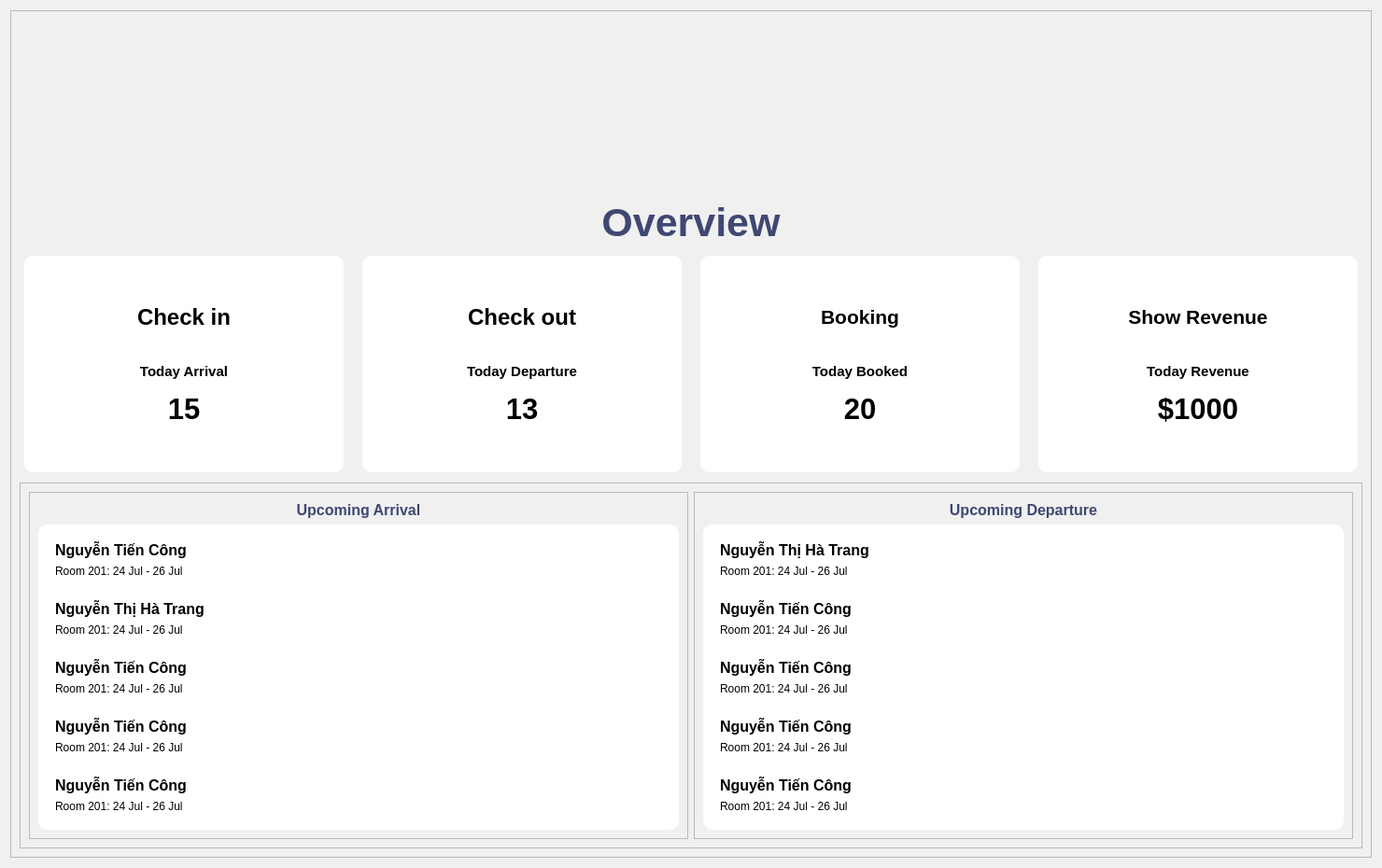
<?xml version="1.0" encoding="UTF-8"?>
<ui version="4.0">
 <class>Dashboard</class>
 <widget class="QWidget" name="Dashboard">
  <property name="geometry">
   <rect>
    <x>0</x>
    <y>0</y>
    <width>1480</width>
    <height>930</height>
   </rect>
  </property>
  <property name="minimumSize">
   <size>
    <width>1480</width>
    <height>930</height>
   </size>
  </property>
  <property name="maximumSize">
   <size>
    <width>1480</width>
    <height>930</height>
   </size>
  </property>
  <property name="windowTitle">
   <string>Form</string>
  </property>
  <property name="autoFillBackground">
   <bool>false</bool>
  </property>
  <property name="styleSheet">
   <string notr="true">background-color: #f0f0f0;</string>
  </property>
  <layout class="QGridLayout" name="gridLayout">
   <item row="0" column="0">
    <widget class="QFrame" name="dashboardFrame">
     <property name="frameShape">
      <enum>QFrame::StyledPanel</enum>
     </property>
     <property name="frameShadow">
      <enum>QFrame::Raised</enum>
     </property>
     <layout class="QGridLayout" name="gridLayout_7">
      <item row="1" column="0">
       <widget class="QFrame" name="statsFrame">
        <property name="frameShape">
         <enum>QFrame::NoFrame</enum>
        </property>
        <layout class="QHBoxLayout" name="horizontalLayout">
         <property name="spacing">
          <number>20</number>
         </property>
         <property name="sizeConstraint">
          <enum>QLayout::SetNoConstraint</enum>
         </property>
         <property name="leftMargin">
          <number>5</number>
         </property>
         <property name="topMargin">
          <number>5</number>
         </property>
         <property name="rightMargin">
          <number>5</number>
         </property>
         <property name="bottomMargin">
          <number>5</number>
         </property>
         <item>
          <widget class="QFrame" name="checkinFrame">
           <property name="styleSheet">
            <string notr="true">border-width: 1;
border-style: none;
border-radius: 10;
background-color: white;
</string>
           </property>
           <property name="frameShape">
            <enum>QFrame::Panel</enum>
           </property>
           <property name="frameShadow">
            <enum>QFrame::Sunken</enum>
           </property>
           <property name="lineWidth">
            <number>1</number>
           </property>
           <property name="midLineWidth">
            <number>0</number>
           </property>
           <layout class="QGridLayout" name="gridLayout_8">
            <property name="topMargin">
             <number>50</number>
            </property>
            <property name="bottomMargin">
             <number>50</number>
            </property>
            <item row="2" column="0">
             <widget class="QPushButton" name="checkinBtn">
              <property name="styleSheet">
               <string notr="true">QPushButton:hover{
	background-color: #eeeeee
}</string>
              </property>
              <property name="text">
               <string/>
              </property>
              <property name="icon">
               <iconset>
                <normaloff>images/checkin.png</normaloff>images/checkin.png</iconset>
              </property>
              <property name="iconSize">
               <size>
                <width>100</width>
                <height>100</height>
               </size>
              </property>
              <property name="flat">
               <bool>false</bool>
              </property>
             </widget>
            </item>
            <item row="4" column="0">
             <widget class="QLabel" name="totalDepartureLabel_3">
              <property name="font">
               <font>
                <pointsize>23</pointsize>
                <weight>75</weight>
                <bold>true</bold>
               </font>
              </property>
              <property name="styleSheet">
               <string notr="true">border-style: none;</string>
              </property>
              <property name="text">
               <string>15</string>
              </property>
              <property name="alignment">
               <set>Qt::AlignCenter</set>
              </property>
             </widget>
            </item>
            <item row="0" column="0">
             <widget class="QLabel" name="label_35">
              <property name="font">
               <font>
                <pointsize>11</pointsize>
                <weight>75</weight>
                <bold>true</bold>
               </font>
              </property>
              <property name="styleSheet">
               <string notr="true">border-style: none;</string>
              </property>
              <property name="text">
               <string>&lt;html&gt;&lt;head/&gt;&lt;body&gt;&lt;p&gt;&lt;span style=&quot; font-size:18pt;&quot;&gt;Check in&lt;/span&gt;&lt;/p&gt;&lt;/body&gt;&lt;/html&gt;</string>
              </property>
              <property name="alignment">
               <set>Qt::AlignCenter</set>
              </property>
              <property name="wordWrap">
               <bool>false</bool>
              </property>
             </widget>
            </item>
            <item row="3" column="0">
             <widget class="QLabel" name="label_26">
              <property name="font">
               <font>
                <pointsize>11</pointsize>
                <weight>75</weight>
                <bold>true</bold>
               </font>
              </property>
              <property name="styleSheet">
               <string notr="true">border-style: none;</string>
              </property>
              <property name="text">
               <string>Today Arrival</string>
              </property>
              <property name="alignment">
               <set>Qt::AlignCenter</set>
              </property>
              <property name="wordWrap">
               <bool>false</bool>
              </property>
             </widget>
            </item>
           </layout>
          </widget>
         </item>
         <item>
          <widget class="QFrame" name="checkoutFrame">
           <property name="styleSheet">
            <string notr="true">border-width: 1;
border-style: none;
border-radius: 10;
background-color: white;
</string>
           </property>
           <property name="frameShape">
            <enum>QFrame::Panel</enum>
           </property>
           <property name="frameShadow">
            <enum>QFrame::Sunken</enum>
           </property>
           <property name="lineWidth">
            <number>1</number>
           </property>
           <property name="midLineWidth">
            <number>0</number>
           </property>
           <layout class="QGridLayout" name="gridLayout_5">
            <property name="topMargin">
             <number>50</number>
            </property>
            <property name="bottomMargin">
             <number>50</number>
            </property>
            <item row="3" column="0">
             <widget class="QLabel" name="totalDepartureLabel">
              <property name="font">
               <font>
                <pointsize>23</pointsize>
                <weight>75</weight>
                <bold>true</bold>
               </font>
              </property>
              <property name="styleSheet">
               <string notr="true">border-style: none;</string>
              </property>
              <property name="text">
               <string>13</string>
              </property>
              <property name="alignment">
               <set>Qt::AlignCenter</set>
              </property>
             </widget>
            </item>
            <item row="0" column="0">
             <widget class="QLabel" name="label_36">
              <property name="font">
               <font>
                <pointsize>11</pointsize>
                <weight>75</weight>
                <bold>true</bold>
               </font>
              </property>
              <property name="styleSheet">
               <string notr="true">border-style: none;</string>
              </property>
              <property name="text">
               <string>&lt;html&gt;&lt;head/&gt;&lt;body&gt;&lt;p&gt;&lt;span style=&quot; font-size:18pt;&quot;&gt;Check out&lt;/span&gt;&lt;/p&gt;&lt;/body&gt;&lt;/html&gt;</string>
              </property>
              <property name="alignment">
               <set>Qt::AlignCenter</set>
              </property>
              <property name="wordWrap">
               <bool>false</bool>
              </property>
             </widget>
            </item>
            <item row="2" column="0">
             <widget class="QLabel" name="label_14">
              <property name="font">
               <font>
                <pointsize>11</pointsize>
                <weight>75</weight>
                <bold>true</bold>
               </font>
              </property>
              <property name="styleSheet">
               <string notr="true">border-style: none;</string>
              </property>
              <property name="text">
               <string>Today Departure</string>
              </property>
              <property name="alignment">
               <set>Qt::AlignCenter</set>
              </property>
              <property name="wordWrap">
               <bool>false</bool>
              </property>
             </widget>
            </item>
            <item row="1" column="0">
             <widget class="QPushButton" name="checkoutBtn">
              <property name="text">
               <string/>
              </property>
              <property name="icon">
               <iconset>
                <normaloff>images/checkout.png</normaloff>images/checkout.png</iconset>
              </property>
              <property name="iconSize">
               <size>
                <width>100</width>
                <height>100</height>
               </size>
              </property>
              <property name="flat">
               <bool>false</bool>
              </property>
             </widget>
            </item>
           </layout>
          </widget>
         </item>
         <item>
          <widget class="QFrame" name="bookingFrame">
           <property name="styleSheet">
            <string notr="true">border-width: 1;
border-style: none;
border-radius: 10;
background-color: white;
</string>
           </property>
           <property name="frameShape">
            <enum>QFrame::Panel</enum>
           </property>
           <property name="frameShadow">
            <enum>QFrame::Sunken</enum>
           </property>
           <property name="lineWidth">
            <number>1</number>
           </property>
           <property name="midLineWidth">
            <number>0</number>
           </property>
           <layout class="QGridLayout" name="gridLayout_9">
            <property name="topMargin">
             <number>50</number>
            </property>
            <property name="bottomMargin">
             <number>50</number>
            </property>
            <item row="3" column="0">
             <widget class="QLabel" name="totalDepartureLabel_4">
              <property name="font">
               <font>
                <pointsize>23</pointsize>
                <weight>75</weight>
                <bold>true</bold>
               </font>
              </property>
              <property name="styleSheet">
               <string notr="true">border-style: none;</string>
              </property>
              <property name="text">
               <string>20</string>
              </property>
              <property name="alignment">
               <set>Qt::AlignCenter</set>
              </property>
             </widget>
            </item>
            <item row="1" column="0">
             <widget class="QPushButton" name="bookBtn">
              <property name="text">
               <string/>
              </property>
              <property name="icon">
               <iconset>
                <normaloff>images/booked.png</normaloff>images/booked.png</iconset>
              </property>
              <property name="iconSize">
               <size>
                <width>100</width>
                <height>100</height>
               </size>
              </property>
              <property name="flat">
               <bool>false</bool>
              </property>
             </widget>
            </item>
            <item row="2" column="0">
             <widget class="QLabel" name="label_29">
              <property name="font">
               <font>
                <pointsize>11</pointsize>
                <weight>75</weight>
                <bold>true</bold>
               </font>
              </property>
              <property name="styleSheet">
               <string notr="true">border-style: none;</string>
              </property>
              <property name="text">
               <string>Today Booked</string>
              </property>
              <property name="alignment">
               <set>Qt::AlignCenter</set>
              </property>
              <property name="wordWrap">
               <bool>false</bool>
              </property>
             </widget>
            </item>
            <item row="0" column="0">
             <widget class="QLabel" name="label_37">
              <property name="font">
               <font>
                <pointsize>11</pointsize>
                <weight>75</weight>
                <bold>true</bold>
               </font>
              </property>
              <property name="styleSheet">
               <string notr="true">border-style: none;</string>
              </property>
              <property name="text">
               <string>&lt;html&gt;&lt;head/&gt;&lt;body&gt;&lt;p&gt;&lt;span style=&quot; font-size:16pt;&quot;&gt;Booking&lt;/span&gt;&lt;/p&gt;&lt;/body&gt;&lt;/html&gt;</string>
              </property>
              <property name="alignment">
               <set>Qt::AlignCenter</set>
              </property>
              <property name="wordWrap">
               <bool>false</bool>
              </property>
             </widget>
            </item>
           </layout>
          </widget>
         </item>
         <item>
          <widget class="QFrame" name="revenueFrame">
           <property name="styleSheet">
            <string notr="true">border-width: 1;
border-style: none;
border-radius: 10;
background-color: white;</string>
           </property>
           <property name="frameShape">
            <enum>QFrame::Panel</enum>
           </property>
           <property name="frameShadow">
            <enum>QFrame::Sunken</enum>
           </property>
           <property name="lineWidth">
            <number>1</number>
           </property>
           <property name="midLineWidth">
            <number>0</number>
           </property>
           <layout class="QGridLayout" name="gridLayout_10">
            <property name="topMargin">
             <number>50</number>
            </property>
            <property name="bottomMargin">
             <number>50</number>
            </property>
            <item row="3" column="0">
             <widget class="QLabel" name="totalDepartureLabel_5">
              <property name="font">
               <font>
                <pointsize>23</pointsize>
                <weight>75</weight>
                <bold>true</bold>
               </font>
              </property>
              <property name="styleSheet">
               <string notr="true">border-style: none;</string>
              </property>
              <property name="text">
               <string>$1000</string>
              </property>
              <property name="alignment">
               <set>Qt::AlignCenter</set>
              </property>
             </widget>
            </item>
            <item row="1" column="0">
             <widget class="QPushButton" name="revenueBtn">
              <property name="text">
               <string/>
              </property>
              <property name="icon">
               <iconset>
                <normaloff>images/revenue.png</normaloff>images/revenue.png</iconset>
              </property>
              <property name="iconSize">
               <size>
                <width>100</width>
                <height>100</height>
               </size>
              </property>
              <property name="flat">
               <bool>false</bool>
              </property>
             </widget>
            </item>
            <item row="2" column="0">
             <widget class="QLabel" name="label_32">
              <property name="font">
               <font>
                <pointsize>11</pointsize>
                <weight>75</weight>
                <bold>true</bold>
               </font>
              </property>
              <property name="styleSheet">
               <string notr="true">border-style: none;</string>
              </property>
              <property name="text">
               <string>Today Revenue</string>
              </property>
              <property name="alignment">
               <set>Qt::AlignCenter</set>
              </property>
              <property name="wordWrap">
               <bool>false</bool>
              </property>
             </widget>
            </item>
            <item row="0" column="0">
             <widget class="QLabel" name="label_38">
              <property name="font">
               <font>
                <pointsize>11</pointsize>
                <weight>75</weight>
                <bold>true</bold>
               </font>
              </property>
              <property name="styleSheet">
               <string notr="true">border-style: none;</string>
              </property>
              <property name="text">
               <string>&lt;html&gt;&lt;head/&gt;&lt;body&gt;&lt;p&gt;&lt;span style=&quot; font-size:16pt;&quot;&gt;Show Revenue&lt;/span&gt;&lt;/p&gt;&lt;/body&gt;&lt;/html&gt;</string>
              </property>
              <property name="alignment">
               <set>Qt::AlignCenter</set>
              </property>
              <property name="wordWrap">
               <bool>false</bool>
              </property>
             </widget>
            </item>
           </layout>
          </widget>
         </item>
        </layout>
       </widget>
      </item>
      <item row="2" column="0">
       <widget class="QFrame" name="upcomingFrame">
        <property name="frameShape">
         <enum>QFrame::StyledPanel</enum>
        </property>
        <property name="frameShadow">
         <enum>QFrame::Raised</enum>
        </property>
        <layout class="QHBoxLayout" name="horizontalLayout_2">
         <item>
          <widget class="QFrame" name="upcominArrivalFrame">
           <property name="frameShape">
            <enum>QFrame::StyledPanel</enum>
           </property>
           <property name="frameShadow">
            <enum>QFrame::Raised</enum>
           </property>
           <layout class="QVBoxLayout" name="verticalLayout_3">
            <item>
             <widget class="QLabel" name="label_20">
              <property name="styleSheet">
               <string notr="true">color: #3f4773;</string>
              </property>
              <property name="text">
               <string>&lt;html&gt;&lt;head/&gt;&lt;body&gt;&lt;p align=&quot;center&quot;&gt;&lt;span style=&quot; font-size:12pt; font-weight:600;&quot;&gt;Upcoming Arrival&lt;/span&gt;&lt;/p&gt;&lt;/body&gt;&lt;/html&gt;</string>
              </property>
              <property name="alignment">
               <set>Qt::AlignCenter</set>
              </property>
             </widget>
            </item>
            <item>
             <widget class="QFrame" name="arrivalsListFrame">
              <property name="styleSheet">
               <string notr="true">border-width: 1;
border-style: none;
border-radius: 10;
background-color: white;
</string>
              </property>
              <property name="frameShape">
               <enum>QFrame::StyledPanel</enum>
              </property>
              <property name="frameShadow">
               <enum>QFrame::Raised</enum>
              </property>
              <layout class="QGridLayout" name="gridLayout_13">
               <item row="5" column="0">
                <widget class="QFrame" name="frame_14">
                 <property name="frameShape">
                  <enum>QFrame::StyledPanel</enum>
                 </property>
                 <property name="frameShadow">
                  <enum>QFrame::Raised</enum>
                 </property>
                 <layout class="QGridLayout" name="gridLayout_19">
                  <item row="0" column="0">
                   <widget class="QLabel" name="aName_4">
                    <property name="text">
                     <string>&lt;html&gt;&lt;head/&gt;&lt;body&gt;&lt;p&gt;&lt;span style=&quot; font-size:12pt; font-weight:600;&quot;&gt;Nguyễn Tiến Công&lt;/span&gt;&lt;/p&gt;&lt;/body&gt;&lt;/html&gt;</string>
                    </property>
                   </widget>
                  </item>
                  <item row="1" column="0">
                   <widget class="QLabel" name="aInfo_4">
                    <property name="text">
                     <string>Room 201: 24 Jul - 26 Jul</string>
                    </property>
                   </widget>
                  </item>
                 </layout>
                </widget>
               </item>
               <item row="0" column="0">
                <widget class="QFrame" name="frame_11">
                 <property name="frameShape">
                  <enum>QFrame::StyledPanel</enum>
                 </property>
                 <property name="frameShadow">
                  <enum>QFrame::Raised</enum>
                 </property>
                 <layout class="QGridLayout" name="gridLayout_15">
                  <item row="0" column="0">
                   <widget class="QLabel" name="aName_1">
                    <property name="text">
                     <string>&lt;html&gt;&lt;head/&gt;&lt;body&gt;&lt;p&gt;&lt;span style=&quot; font-size:12pt; font-weight:600;&quot;&gt;Nguyễn Tiến Công&lt;/span&gt;&lt;/p&gt;&lt;/body&gt;&lt;/html&gt;</string>
                    </property>
                   </widget>
                  </item>
                  <item row="1" column="0">
                   <widget class="QLabel" name="aInfo_1">
                    <property name="text">
                     <string>Room 201: 24 Jul - 26 Jul</string>
                    </property>
                   </widget>
                  </item>
                 </layout>
                </widget>
               </item>
               <item row="2" column="0">
                <widget class="QFrame" name="frame_8">
                 <property name="frameShape">
                  <enum>QFrame::StyledPanel</enum>
                 </property>
                 <property name="frameShadow">
                  <enum>QFrame::Raised</enum>
                 </property>
                 <layout class="QGridLayout" name="gridLayout_14">
                  <item row="1" column="0">
                   <widget class="QLabel" name="aInfo_2">
                    <property name="text">
                     <string>Room 201: 24 Jul - 26 Jul</string>
                    </property>
                   </widget>
                  </item>
                  <item row="0" column="0" colspan="2">
                   <widget class="QLabel" name="aName_2">
                    <property name="text">
                     <string>&lt;html&gt;&lt;head/&gt;&lt;body&gt;&lt;p&gt;&lt;span style=&quot; font-size:12pt; font-weight:600;&quot;&gt;Nguyễn Thị Hà Trang&lt;/span&gt;&lt;/p&gt;&lt;/body&gt;&lt;/html&gt;</string>
                    </property>
                   </widget>
                  </item>
                 </layout>
                </widget>
               </item>
               <item row="0" column="1" alignment="Qt::AlignRight">
                <widget class="QPushButton" name="aBut_1">
                 <property name="sizePolicy">
                  <sizepolicy hsizetype="Maximum" vsizetype="Preferred">
                   <horstretch>0</horstretch>
                   <verstretch>0</verstretch>
                  </sizepolicy>
                 </property>
                 <property name="layoutDirection">
                  <enum>Qt::LeftToRight</enum>
                 </property>
                 <property name="styleSheet">
                  <string notr="true">QPushButton:hover{
	background-color: #eeeeee
}</string>
                 </property>
                 <property name="text">
                  <string/>
                 </property>
                 <property name="icon">
                  <iconset>
                   <normaloff>images/right-arrow.png</normaloff>images/right-arrow.png</iconset>
                 </property>
                 <property name="flat">
                  <bool>true</bool>
                 </property>
                </widget>
               </item>
               <item row="4" column="0">
                <widget class="QFrame" name="frame_12">
                 <property name="frameShape">
                  <enum>QFrame::StyledPanel</enum>
                 </property>
                 <property name="frameShadow">
                  <enum>QFrame::Raised</enum>
                 </property>
                 <layout class="QGridLayout" name="gridLayout_16">
                  <item row="0" column="0">
                   <widget class="QLabel" name="aName_3">
                    <property name="text">
                     <string>&lt;html&gt;&lt;head/&gt;&lt;body&gt;&lt;p&gt;&lt;span style=&quot; font-size:12pt; font-weight:600;&quot;&gt;Nguyễn Tiến Công&lt;/span&gt;&lt;/p&gt;&lt;/body&gt;&lt;/html&gt;</string>
                    </property>
                   </widget>
                  </item>
                  <item row="1" column="0">
                   <widget class="QLabel" name="aInfo_3">
                    <property name="text">
                     <string>Room 201: 24 Jul - 26 Jul</string>
                    </property>
                   </widget>
                  </item>
                 </layout>
                </widget>
               </item>
               <item row="6" column="0">
                <widget class="QFrame" name="frame_15">
                 <property name="frameShape">
                  <enum>QFrame::StyledPanel</enum>
                 </property>
                 <property name="frameShadow">
                  <enum>QFrame::Raised</enum>
                 </property>
                 <layout class="QGridLayout" name="gridLayout_20">
                  <item row="1" column="0">
                   <widget class="QLabel" name="aInfo_5">
                    <property name="text">
                     <string>Room 201: 24 Jul - 26 Jul</string>
                    </property>
                   </widget>
                  </item>
                  <item row="0" column="0">
                   <widget class="QLabel" name="aName_5">
                    <property name="text">
                     <string>&lt;html&gt;&lt;head/&gt;&lt;body&gt;&lt;p&gt;&lt;span style=&quot; font-size:12pt; font-weight:600;&quot;&gt;Nguyễn Tiến Công&lt;/span&gt;&lt;/p&gt;&lt;/body&gt;&lt;/html&gt;</string>
                    </property>
                   </widget>
                  </item>
                 </layout>
                </widget>
               </item>
               <item row="2" column="1" alignment="Qt::AlignRight">
                <widget class="QPushButton" name="aBut_2">
                 <property name="layoutDirection">
                  <enum>Qt::LeftToRight</enum>
                 </property>
                 <property name="styleSheet">
                  <string notr="true"/>
                 </property>
                 <property name="text">
                  <string/>
                 </property>
                 <property name="icon">
                  <iconset>
                   <normaloff>images/right-arrow.png</normaloff>images/right-arrow.png</iconset>
                 </property>
                 <property name="flat">
                  <bool>true</bool>
                 </property>
                </widget>
               </item>
               <item row="4" column="1" alignment="Qt::AlignRight">
                <widget class="QPushButton" name="aBut_3">
                 <property name="layoutDirection">
                  <enum>Qt::LeftToRight</enum>
                 </property>
                 <property name="styleSheet">
                  <string notr="true"/>
                 </property>
                 <property name="text">
                  <string/>
                 </property>
                 <property name="icon">
                  <iconset>
                   <normaloff>images/right-arrow.png</normaloff>images/right-arrow.png</iconset>
                 </property>
                 <property name="flat">
                  <bool>true</bool>
                 </property>
                </widget>
               </item>
               <item row="5" column="1" alignment="Qt::AlignRight">
                <widget class="QPushButton" name="aBut_4">
                 <property name="layoutDirection">
                  <enum>Qt::LeftToRight</enum>
                 </property>
                 <property name="styleSheet">
                  <string notr="true"/>
                 </property>
                 <property name="text">
                  <string/>
                 </property>
                 <property name="icon">
                  <iconset>
                   <normaloff>images/right-arrow.png</normaloff>images/right-arrow.png</iconset>
                 </property>
                 <property name="flat">
                  <bool>true</bool>
                 </property>
                </widget>
               </item>
               <item row="6" column="1" alignment="Qt::AlignRight">
                <widget class="QPushButton" name="aBut_5">
                 <property name="layoutDirection">
                  <enum>Qt::LeftToRight</enum>
                 </property>
                 <property name="styleSheet">
                  <string notr="true"/>
                 </property>
                 <property name="text">
                  <string/>
                 </property>
                 <property name="icon">
                  <iconset>
                   <normaloff>images/right-arrow.png</normaloff>images/right-arrow.png</iconset>
                 </property>
                 <property name="flat">
                  <bool>true</bool>
                 </property>
                </widget>
               </item>
              </layout>
             </widget>
            </item>
           </layout>
          </widget>
         </item>
         <item>
          <widget class="QFrame" name="upcomingDepartureFrame">
           <property name="frameShape">
            <enum>QFrame::StyledPanel</enum>
           </property>
           <property name="frameShadow">
            <enum>QFrame::Raised</enum>
           </property>
           <layout class="QVBoxLayout" name="verticalLayout_2">
            <item>
             <widget class="QLabel" name="label_10">
              <property name="styleSheet">
               <string notr="true">color: #3f4773;</string>
              </property>
              <property name="text">
               <string>&lt;html&gt;&lt;head/&gt;&lt;body&gt;&lt;p align=&quot;center&quot;&gt;&lt;span style=&quot; font-size:12pt; font-weight:600;&quot;&gt;Upcoming Departure&lt;/span&gt;&lt;/p&gt;&lt;/body&gt;&lt;/html&gt;</string>
              </property>
              <property name="alignment">
               <set>Qt::AlignCenter</set>
              </property>
             </widget>
            </item>
            <item>
             <widget class="QFrame" name="departuresListFrame">
              <property name="styleSheet">
               <string notr="true">border-width: 1;
border-style: none;
border-radius: 10;
background-color: white;
</string>
              </property>
              <property name="frameShape">
               <enum>QFrame::StyledPanel</enum>
              </property>
              <property name="frameShadow">
               <enum>QFrame::Raised</enum>
              </property>
              <layout class="QGridLayout" name="gridLayout_4">
               <item row="4" column="0">
                <widget class="QFrame" name="frame_9">
                 <property name="frameShape">
                  <enum>QFrame::StyledPanel</enum>
                 </property>
                 <property name="frameShadow">
                  <enum>QFrame::Raised</enum>
                 </property>
                 <layout class="QGridLayout" name="gridLayout_17">
                  <item row="1" column="0">
                   <widget class="QLabel" name="dInfo_3">
                    <property name="text">
                     <string>Room 201: 24 Jul - 26 Jul</string>
                    </property>
                   </widget>
                  </item>
                  <item row="0" column="0">
                   <widget class="QLabel" name="dName_3">
                    <property name="text">
                     <string>&lt;html&gt;&lt;head/&gt;&lt;body&gt;&lt;p&gt;&lt;span style=&quot; font-size:12pt; font-weight:600;&quot;&gt;Nguyễn Tiến Công&lt;/span&gt;&lt;/p&gt;&lt;/body&gt;&lt;/html&gt;</string>
                    </property>
                   </widget>
                  </item>
                 </layout>
                </widget>
               </item>
               <item row="3" column="0">
                <widget class="QFrame" name="frame_7">
                 <property name="frameShape">
                  <enum>QFrame::StyledPanel</enum>
                 </property>
                 <property name="frameShadow">
                  <enum>QFrame::Raised</enum>
                 </property>
                 <layout class="QGridLayout" name="gridLayout_12">
                  <item row="1" column="0">
                   <widget class="QLabel" name="dName_2">
                    <property name="text">
                     <string>&lt;html&gt;&lt;head/&gt;&lt;body&gt;&lt;p&gt;&lt;span style=&quot; font-size:12pt; font-weight:600;&quot;&gt;Nguyễn Tiến Công&lt;/span&gt;&lt;/p&gt;&lt;/body&gt;&lt;/html&gt;</string>
                    </property>
                   </widget>
                  </item>
                  <item row="2" column="0">
                   <widget class="QLabel" name="dInfo_2">
                    <property name="text">
                     <string>Room 201: 24 Jul - 26 Jul</string>
                    </property>
                   </widget>
                  </item>
                 </layout>
                </widget>
               </item>
               <item row="3" column="1" alignment="Qt::AlignRight">
                <widget class="QPushButton" name="dBut_2">
                 <property name="layoutDirection">
                  <enum>Qt::LeftToRight</enum>
                 </property>
                 <property name="styleSheet">
                  <string notr="true"/>
                 </property>
                 <property name="text">
                  <string/>
                 </property>
                 <property name="icon">
                  <iconset>
                   <normaloff>images/right-arrow.png</normaloff>images/right-arrow.png</iconset>
                 </property>
                 <property name="flat">
                  <bool>true</bool>
                 </property>
                </widget>
               </item>
               <item row="4" column="1" alignment="Qt::AlignRight">
                <widget class="QPushButton" name="dBut_3">
                 <property name="layoutDirection">
                  <enum>Qt::LeftToRight</enum>
                 </property>
                 <property name="styleSheet">
                  <string notr="true"/>
                 </property>
                 <property name="text">
                  <string/>
                 </property>
                 <property name="icon">
                  <iconset>
                   <normaloff>images/right-arrow.png</normaloff>images/right-arrow.png</iconset>
                 </property>
                 <property name="flat">
                  <bool>true</bool>
                 </property>
                </widget>
               </item>
               <item row="2" column="0">
                <widget class="QFrame" name="frame_5">
                 <property name="frameShape">
                  <enum>QFrame::StyledPanel</enum>
                 </property>
                 <property name="frameShadow">
                  <enum>QFrame::Raised</enum>
                 </property>
                 <layout class="QGridLayout" name="gridLayout_3">
                  <item row="1" column="0">
                   <widget class="QLabel" name="dInfo_1">
                    <property name="text">
                     <string>Room 201: 24 Jul - 26 Jul</string>
                    </property>
                   </widget>
                  </item>
                  <item row="0" column="0" colspan="2">
                   <widget class="QLabel" name="dName_1">
                    <property name="text">
                     <string>&lt;html&gt;&lt;head/&gt;&lt;body&gt;&lt;p&gt;&lt;span style=&quot; font-size:12pt; font-weight:600;&quot;&gt;Nguyễn Thị Hà Trang&lt;/span&gt;&lt;/p&gt;&lt;/body&gt;&lt;/html&gt;</string>
                    </property>
                   </widget>
                  </item>
                 </layout>
                </widget>
               </item>
               <item row="6" column="1" alignment="Qt::AlignRight">
                <widget class="QPushButton" name="dBut_5">
                 <property name="layoutDirection">
                  <enum>Qt::LeftToRight</enum>
                 </property>
                 <property name="styleSheet">
                  <string notr="true"/>
                 </property>
                 <property name="text">
                  <string/>
                 </property>
                 <property name="icon">
                  <iconset>
                   <normaloff>images/right-arrow.png</normaloff>images/right-arrow.png</iconset>
                 </property>
                 <property name="flat">
                  <bool>true</bool>
                 </property>
                </widget>
               </item>
               <item row="2" column="1" alignment="Qt::AlignRight">
                <widget class="QPushButton" name="dBut_1">
                 <property name="layoutDirection">
                  <enum>Qt::LeftToRight</enum>
                 </property>
                 <property name="styleSheet">
                  <string notr="true"/>
                 </property>
                 <property name="text">
                  <string/>
                 </property>
                 <property name="icon">
                  <iconset>
                   <normaloff>images/right-arrow.png</normaloff>images/right-arrow.png</iconset>
                 </property>
                 <property name="flat">
                  <bool>true</bool>
                 </property>
                </widget>
               </item>
               <item row="6" column="0">
                <widget class="QFrame" name="frame_6">
                 <property name="frameShape">
                  <enum>QFrame::StyledPanel</enum>
                 </property>
                 <property name="frameShadow">
                  <enum>QFrame::Raised</enum>
                 </property>
                 <layout class="QGridLayout" name="gridLayout_11">
                  <item row="0" column="0">
                   <widget class="QLabel" name="dName_5">
                    <property name="text">
                     <string>&lt;html&gt;&lt;head/&gt;&lt;body&gt;&lt;p&gt;&lt;span style=&quot; font-size:12pt; font-weight:600;&quot;&gt;Nguyễn Tiến Công&lt;/span&gt;&lt;/p&gt;&lt;/body&gt;&lt;/html&gt;</string>
                    </property>
                   </widget>
                  </item>
                  <item row="1" column="0">
                   <widget class="QLabel" name="dInfo_5">
                    <property name="text">
                     <string>Room 201: 24 Jul - 26 Jul</string>
                    </property>
                   </widget>
                  </item>
                 </layout>
                </widget>
               </item>
               <item row="5" column="0">
                <widget class="QFrame" name="frame_13">
                 <property name="frameShape">
                  <enum>QFrame::StyledPanel</enum>
                 </property>
                 <property name="frameShadow">
                  <enum>QFrame::Raised</enum>
                 </property>
                 <layout class="QGridLayout" name="gridLayout_18">
                  <item row="1" column="0">
                   <widget class="QLabel" name="dInfo_4">
                    <property name="text">
                     <string>Room 201: 24 Jul - 26 Jul</string>
                    </property>
                   </widget>
                  </item>
                  <item row="0" column="0">
                   <widget class="QLabel" name="dName_4">
                    <property name="text">
                     <string>&lt;html&gt;&lt;head/&gt;&lt;body&gt;&lt;p&gt;&lt;span style=&quot; font-size:12pt; font-weight:600;&quot;&gt;Nguyễn Tiến Công&lt;/span&gt;&lt;/p&gt;&lt;/body&gt;&lt;/html&gt;</string>
                    </property>
                   </widget>
                  </item>
                 </layout>
                </widget>
               </item>
               <item row="5" column="1" alignment="Qt::AlignRight">
                <widget class="QPushButton" name="dBut_4">
                 <property name="layoutDirection">
                  <enum>Qt::LeftToRight</enum>
                 </property>
                 <property name="styleSheet">
                  <string notr="true"/>
                 </property>
                 <property name="text">
                  <string/>
                 </property>
                 <property name="icon">
                  <iconset>
                   <normaloff>images/right-arrow.png</normaloff>images/right-arrow.png</iconset>
                 </property>
                 <property name="flat">
                  <bool>true</bool>
                 </property>
                </widget>
               </item>
              </layout>
             </widget>
            </item>
           </layout>
          </widget>
         </item>
        </layout>
       </widget>
      </item>
      <item row="0" column="0">
       <widget class="QLabel" name="label_21">
        <property name="font">
         <font>
          <pointsize>16</pointsize>
         </font>
        </property>
        <property name="text">
         <string>&lt;html&gt;&lt;head/&gt;&lt;body&gt;&lt;h1 align=&quot;center&quot; style=&quot; margin-top:18px; margin-bottom:12px; margin-left:0px; margin-right:0px; -qt-block-indent:0; text-indent:0px;&quot;&gt;&lt;span style=&quot; font-size:36pt; font-weight:600; color:#3f4773;&quot;&gt;Overview&lt;/span&gt;&lt;/h1&gt;&lt;/body&gt;&lt;/html&gt;</string>
        </property>
        <property name="alignment">
         <set>Qt::AlignBottom|Qt::AlignHCenter</set>
        </property>
       </widget>
      </item>
     </layout>
    </widget>
   </item>
  </layout>
 </widget>
 <resources/>
 <connections>
  <connection>
   <sender>checkinFrame</sender>
   <signal>windowTitleChanged(QString)</signal>
   <receiver>checkinFrame</receiver>
   <slot>show()</slot>
   <hints>
    <hint type="sourcelabel">
     <x>283</x>
     <y>82</y>
    </hint>
    <hint type="destinationlabel">
     <x>283</x>
     <y>82</y>
    </hint>
   </hints>
  </connection>
 </connections>
</ui>
